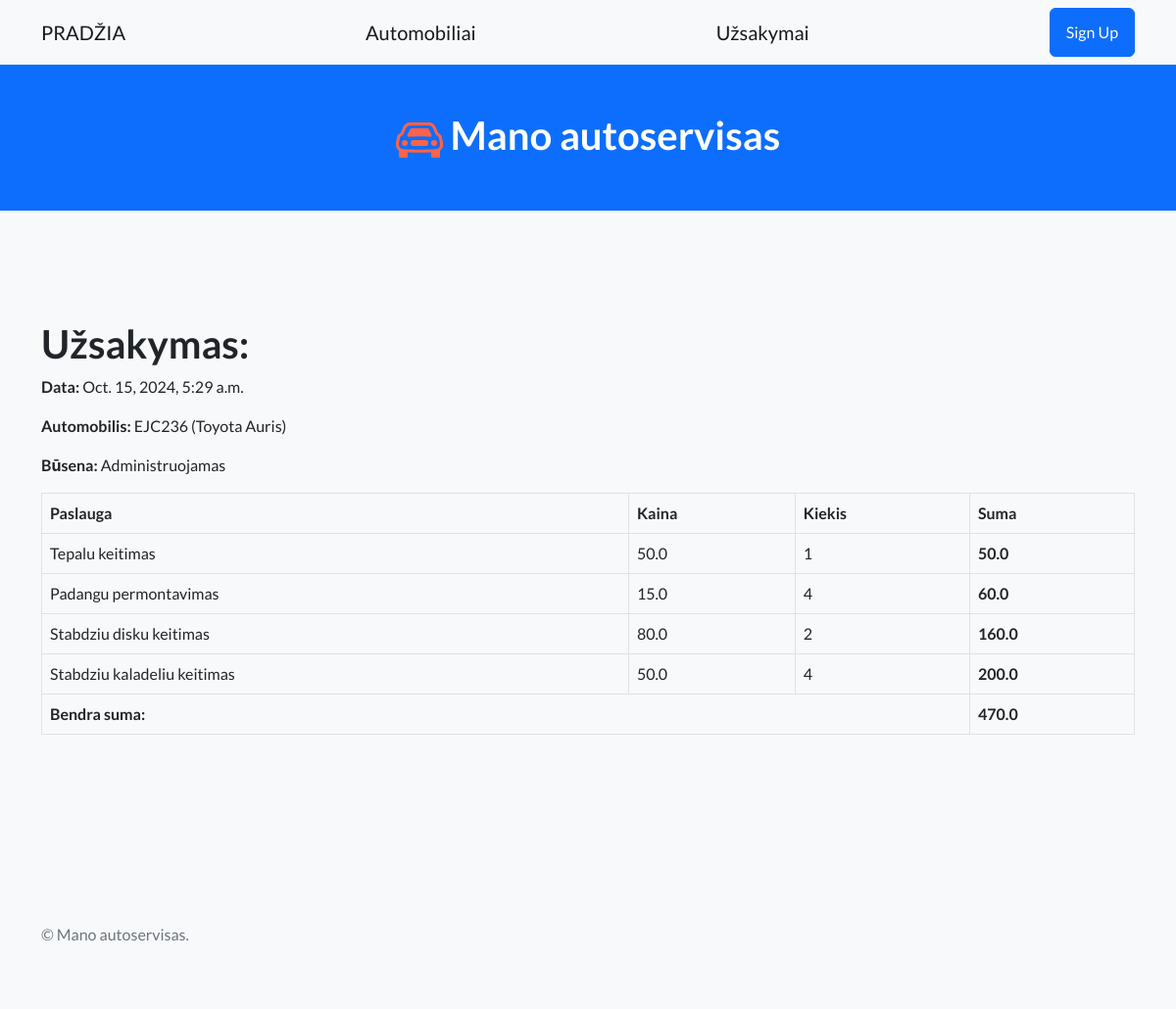
The app's page /orders/1 with its own data.
### autoservice/models.py (models this page shows, shortened)
class Order(models.Model):
    date = models.DateTimeField(verbose_name="Data", auto_now_add=True)
    car = models.ForeignKey(to="Car", verbose_name="Automobilis", on_delete=models.CASCADE, related_name="orders")
    CHOICES = [
        ("a", "Administruojamas"),
        ("v", "Vykdomas"),
        ("i", "Įvykdytas"),
        ("p", "Atmestas"),
    ]
    status = models.CharField(verbose_name="Būsena", max_length=1, choices=CHOICES, default="a")
    def total(self):
        total_sum = 0
        for line in self.lines.all():
            total_sum += line.line_sum()
        return total_sum
    class Meta:
        verbose_name = "Užsakymas"
        verbose_name_plural = "Užsakymai"

class Car(models.Model):
    plate = models.CharField(verbose_name="Valstybinis numeris", max_length=10)
    vin_code = models.CharField(verbose_name="VIN kodas", max_length=20)
    client_name = models.CharField(verbose_name="Klientas", max_length=50)
    car_model = models.ForeignKey(to="CarModel", verbose_name="Modelis", on_delete=models.SET_NULL, null=True,
                                  blank=True)
    def __str__(self):
        return f"{self.plate} ({self.car_model})"
    class Meta:
        verbose_name = "Automobilis"
        verbose_name_plural = "Automobiliai"

class CarModel(models.Model):
    make = models.CharField(verbose_name="Gamintojas", max_length=50)
    model = models.CharField(verbose_name="Modelis", max_length=100)
    def __str__(self):
        return f"{self.make} {self.model}"
    class Meta:
        verbose_name = "Modelis"
        verbose_name_plural = "Modeliai"

class OrderLine(models.Model):
    order = models.ForeignKey(to="Order", verbose_name="Užsakymas", on_delete=models.CASCADE, related_name="lines")
    service = models.ForeignKey(to="Service", verbose_name="Paslauga", on_delete=models.SET_NULL, null=True, blank=True)
    quantity = models.IntegerField(verbose_name="Kiekis")
    def line_sum(self):
        return self.service.price * self.quantity
    line_sum.short_description = 'Suma'
    class Meta:
        verbose_name = "Eilutė"
        verbose_name_plural = "Eilutės"

class Service(models.Model):
    name = models.CharField(verbose_name="Paslauga", max_length=50)
    price = models.FloatField(verbose_name="Kaina")
    class Meta:
        verbose_name = "Paslauga"
        verbose_name_plural = "Paslaugos"

### autoservice/views.py (the view)
# urls.py: path("orders/<int:pk>", views.OrderDetailView.as_view(), name="order"),
class OrderDetailView(DetailView):
    model = Order
    template_name = "order.html"
    context_object_name = "order"

### autoservice/templates/order.html (shortened to what this page needs)
{% extends 'base.html' %}
{% block 'content' %}
<h1>Užsakymas:</h1>
<p><strong>Data: </strong>{{ order.date }}</p>
<p><strong>Automobilis: </strong>{{ order.car }}</p>
<p><strong>Būsena: </strong>{{ order.get_status_display }}</p>
 <table class="table table-bordered">
    <thead>
      <tr>
        <th>Paslauga</th>
        <th>Kaina</th>
        <th>Kiekis</th>
        <th>Suma</th>
      </tr>
    </thead>
    <tbody>
    {% for line in order.lines.all %}
      <tr>
        <td>{{ line.service.name }}</td>
        <td>{{ line.service.price }}</td>
        <td>{{ line.quantity }}</td>
        <td><b>{{ line.line_sum }}</b></td>
      </tr>
    {% endfor %}
    <tr>
        <td colspan="3"><b>Bendra suma:</b></td>
        <td><b>{{ order.total }}</b></td>
    </tr>
    </tbody>
  </table>
{% endblock %}

### records on screen
Order: date "Oct. 15, 2024, 5:29 a.m.", car "EJC236 (Toyota Auris)", status "Administruojamas", total "470.0"
OrderLine: service.name "Tepalu keitimas", service.price "50.0", quantity "1", line_sum "50.0"
OrderLine: service.name "Padangu permontavimas", service.price "15.0", quantity "4", line_sum "60.0"
OrderLine: service.name "Stabdziu disku keitimas", service.price "80.0", quantity "2", line_sum "160.0"
OrderLine: service.name "Stabdziu kaladeliu keitimas", service.price "50.0", quantity "4", line_sum "200.0"
